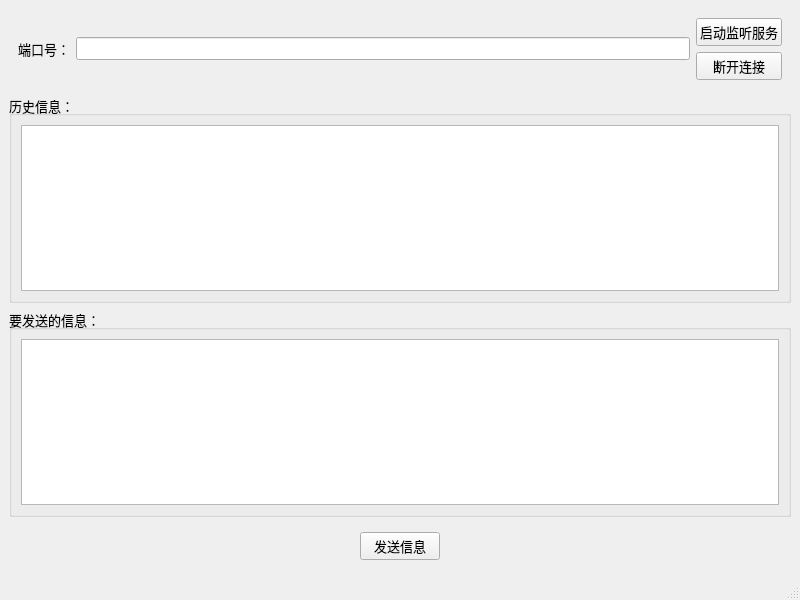
<?xml version="1.0" encoding="UTF-8"?>
<ui version="4.0">
 <class>MyTcpServe</class>
 <widget class="QMainWindow" name="MyTcpServe">
  <property name="geometry">
   <rect>
    <x>0</x>
    <y>0</y>
    <width>800</width>
    <height>600</height>
   </rect>
  </property>
  <property name="font">
   <font>
    <family>Arial</family>
    <pointsize>10</pointsize>
   </font>
  </property>
  <property name="windowTitle">
   <string>MyTcpServe</string>
  </property>
  <widget class="QWidget" name="centralwidget">
   <layout class="QVBoxLayout" name="verticalLayout_3">
    <item>
     <widget class="QWidget" name="widget" native="true">
      <layout class="QHBoxLayout" name="horizontalLayout">
       <item>
        <widget class="QLabel" name="label">
         <property name="text">
          <string>端口号：</string>
         </property>
        </widget>
       </item>
       <item>
        <widget class="QLineEdit" name="m_port"/>
       </item>
       <item>
        <layout class="QVBoxLayout" name="verticalLayout_4">
         <item>
          <widget class="QPushButton" name="m_setListen">
           <property name="text">
            <string>启动监听服务</string>
           </property>
          </widget>
         </item>
         <item>
          <widget class="QPushButton" name="m_disconnect">
           <property name="text">
            <string>断开连接</string>
           </property>
          </widget>
         </item>
        </layout>
       </item>
      </layout>
     </widget>
    </item>
    <item>
     <widget class="QGroupBox" name="groupBox">
      <property name="title">
       <string>历史信息：</string>
      </property>
      <layout class="QVBoxLayout" name="verticalLayout">
       <item>
        <widget class="QTextEdit" name="m_record"/>
       </item>
      </layout>
     </widget>
    </item>
    <item>
     <widget class="QGroupBox" name="groupBox_2">
      <property name="title">
       <string>要发送的信息：</string>
      </property>
      <layout class="QVBoxLayout" name="verticalLayout_2">
       <item>
        <widget class="QTextEdit" name="m_msg"/>
       </item>
      </layout>
     </widget>
    </item>
    <item>
     <widget class="QWidget" name="widget_2" native="true">
      <layout class="QHBoxLayout" name="horizontalLayout_2">
       <item>
        <spacer name="horizontalSpacer">
         <property name="orientation">
          <enum>Qt::Horizontal</enum>
         </property>
         <property name="sizeHint" stdset="0">
          <size>
           <width>327</width>
           <height>20</height>
          </size>
         </property>
        </spacer>
       </item>
       <item>
        <widget class="QPushButton" name="m_sendMsg">
         <property name="text">
          <string>发送信息</string>
         </property>
        </widget>
       </item>
       <item>
        <spacer name="horizontalSpacer_2">
         <property name="orientation">
          <enum>Qt::Horizontal</enum>
         </property>
         <property name="sizeHint" stdset="0">
          <size>
           <width>326</width>
           <height>20</height>
          </size>
         </property>
        </spacer>
       </item>
      </layout>
     </widget>
    </item>
   </layout>
  </widget>
  <widget class="QMenuBar" name="menubar">
   <property name="geometry">
    <rect>
     <x>0</x>
     <y>0</y>
     <width>800</width>
     <height>25</height>
    </rect>
   </property>
  </widget>
  <widget class="QStatusBar" name="statusbar"/>
 </widget>
 <resources/>
 <connections/>
</ui>
